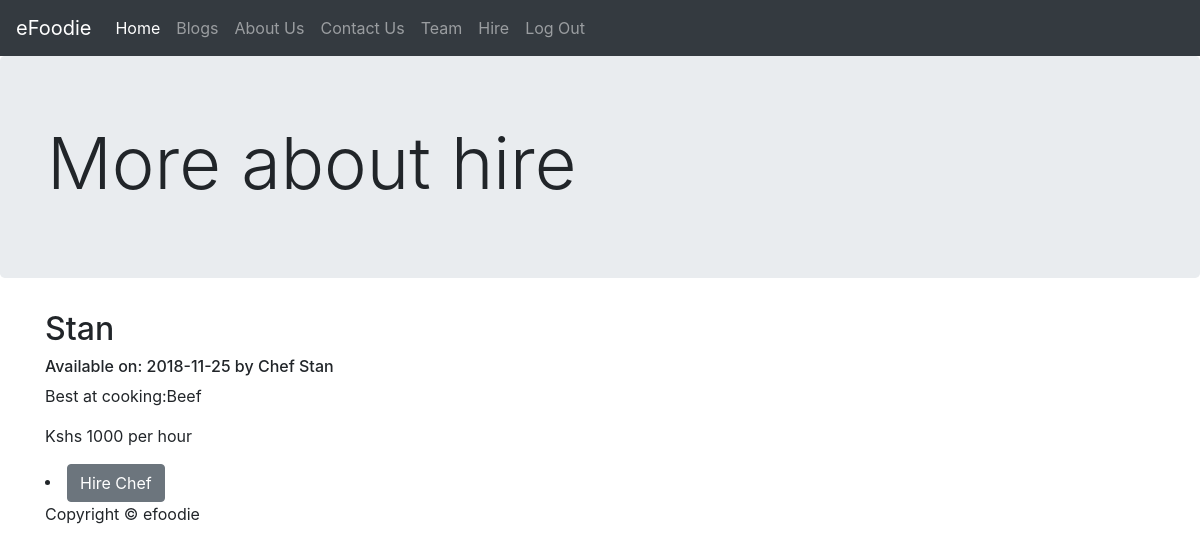
/readschedule.php?schedule_id=1, run on the app's committed database.
### tables this page shows
CREATE TABLE `schedule` (
  `schedule_id` int(8) NOT NULL,
  `chef_name` varchar(20) NOT NULL,
  `chef_specialization` text NOT NULL,
  `chef_rates` text NOT NULL,
  `days_available` date NOT NULL,
  `chef_photo` varchar(200) NOT NULL,
  `status` tinyint(1) NOT NULL
);

### readschedule.php (the view, shortened to what this page needs)
<?php
    require_once "phpscripts/connection.php";
include "templates/header.php";
include "templates/testnav.php";
?>
    <main role="main">
      <div class="jumbotron">
        <div class="container">
          <h1 class="display-3">More about hire</h1>
        </div>
      </div>
      <div class="container">
        <div class="row">
          <div class="col-md-12">
<?php
$messageId = $_GET["schedule_id"];
$select_mgs = "SELECT * FROM schedule WHERE  schedule_id= '$messageId' LIMIT 1";
    $msg_res = $db->query($select_mgs);
    if ($msg_res->num_rows > 0){
        $msg_row = $msg_res->fetch_assoc();
        ?>
            <h2><?php print $msg_row["chef_name"]; ?></h2>
           <h6>Available on: <?php print date( $msg_row["days_available"]); ?> by Chef <?php print $msg_row["chef_name"]; ?></h6>
            <p> Best at cooking:<?php print $msg_row["chef_specialization"]; ?></p>
            <p><?php print $msg_row["chef_rates"]; ?></p>
        <?php
    }else{
        echo 'No data';
    }
?>
<form>
			  <li><a class="btn btn-secondary" href="">Hire Chef</a></li>
			</form>
			</div>
        </div>
      </div>
    </main>
    <footer class="container">
      <p>Copyright &copy; efoodie</p>
    </footer>
  </body>
</html>

### css/style.css (style rules this page uses)
body { padding-top: 3.5rem; }

### data on the page
schedule: chef_name "Stan", days_available "2018-11-25", chef_specialization "Beef", chef_rates "Kshs 1000 per hour"
